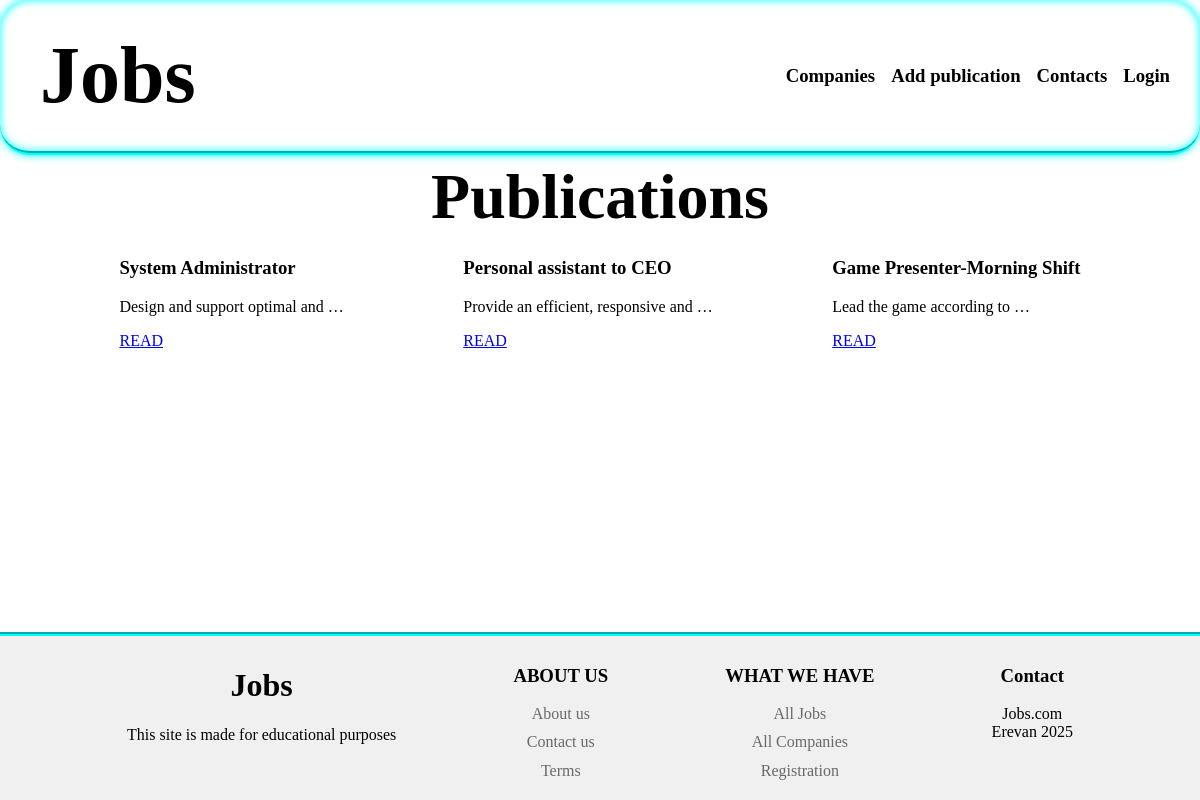
The page / on the database its author committed.
### jobs/models.py (models this page shows, shortened)
class Publication(models.Model):
    class Status(models.IntegerChoices):
        ARCHIVE=0, "Archive"
        PUBLISHED=1, "Published"
    title=models.CharField(max_length=255)
    slug=models.SlugField(max_length=255, unique=True, db_index=True, null=True)
    content=models.TextField()
    time_create=models.DateTimeField(auto_now_add=True)
    time_update=models.DateTimeField(auto_now=True)
    published=models.BooleanField(choices=Status.choices, default=Status.PUBLISHED)
    company = models.ForeignKey("Company", on_delete=models.CASCADE)
    objects=models.Manager()
    is_published=PublicationManager()
    def get_url(self):
        return reverse("publication", kwargs={"publication_slug":self.slug})
    class Meta:
        ordering=["-time_create"]
        indexes=[
            models.Index(fields=["-time_create"])
        ]

### jobs/views.py (the view)
# urls.py: path("", views.index, name="index"),
def index(request):
    publications=Publication.is_published.all()
    return render(request, "jobs/index.html", {"publications":publications})

### jobs/context.py (called while the page is built)
def menu_context(request):
    return {
    "menu": [
    {
        "title":"Companies",
        "url_name":"companies"
    },
    {
        "title":"Add publication",
        "url_name":"add_publication"
    },
    {
        "title":"Contacts",
        "url_name":"contacts"
    },
    {
        "title":"Login",
        "url_name":"login"
    },
    ]
}

### jobs/models.py (called while the page is built)
    def get_queryset(self):
        return super().get_queryset().filter(published=Publication.Status.PUBLISHED)

### jobs/templates/jobs/index.html
{% extends "base.html" %}
{% block latest_publication %}
    <div class="latest_publications">
        <h2>Publications</h2>
        <div class="latest_articles">
            {%for publication in publications %}
                <div>
                    <h3>{{publication.title}}</h3>
                    <p>{{publication.content|truncatewords:5}}</p>
                    <a href="{{ publication.get_url }}">READ</a>
                </div>
            {% endfor %}
        </div>
    </div>
{% endblock %}

### templates/base.html (shortened to what this page needs)
{% load static %}
<!DOCTYPE html>
<html lang="en">
<head>
    <link rel="stylesheet" href="{% static 'jobs/css/style.css' %}">
</head>
<body>
     <nav class="main_nav">
        <div class="container">
            <div class="logo">
                <h1>
                    <a href="{% url 'index' %}">Jobs</a>
                </h1>
            </div>
            <div class="menu">
                <ul>
                    {% for link in menu %}
                    <li>
                        <h3><a href="{% url link.url_name %}">{{ link.title }}</a></h3>
                    </li>
                    {% endfor %}
                </ul>
            </div>
        </div>
    </nav>
    <div class="main_div">
        {% block latest_publication %} {% endblock %}
    </div>
     <div class="footer">
         <div class="col_1">
             <h1><a href="{% url 'index' %}">Jobs</a></h1>
             <p>This site is made for educational purposes</p>
         </div>
         <div class="col_2">
             <h3>ABOUT US</h3>
             <a href="">About us</a>
             <a href="">Contact us</a>
             <a href="">Terms</a>
         </div>
         <div class="col_3">
             <h3>WHAT WE HAVE</h3>
             <a href="">All Jobs</a>
             <a href="">All Companies</a>
             <a href="">Registration</a>
         </div>
         <div class="col_3">
             <h3>Contact</h3>
             <p>Jobs.com<br>Erevan 2025</p>
         </div>
     </div>
</body>
</html>

### jobs/static/jobs/css/style.css (style rules this page uses)
html { line-height: 1.15; -webkit-text-size-adjust: 100%; }
body { margin: 0; }
h1 { font-size: 2em; margin: 0.67em 0; }
a { background-color: transparent; }
* { box-sizing: border-box; }
.container { max-width: 1280 px; margin: 0 auto; padding: 0 px 16px; }

### rows shown on the page
Publication: title "System Administrator", content "Design and support optimal and …"
Publication: title "Personal assistant to CEO", content "Provide an efficient, responsive and …"
Publication: title "Game Presenter-Morning Shift", content "Lead the game according to …"

### other values the page prints
{{ link.title }} "Companies" "Add publication" "Contacts" "Login"
